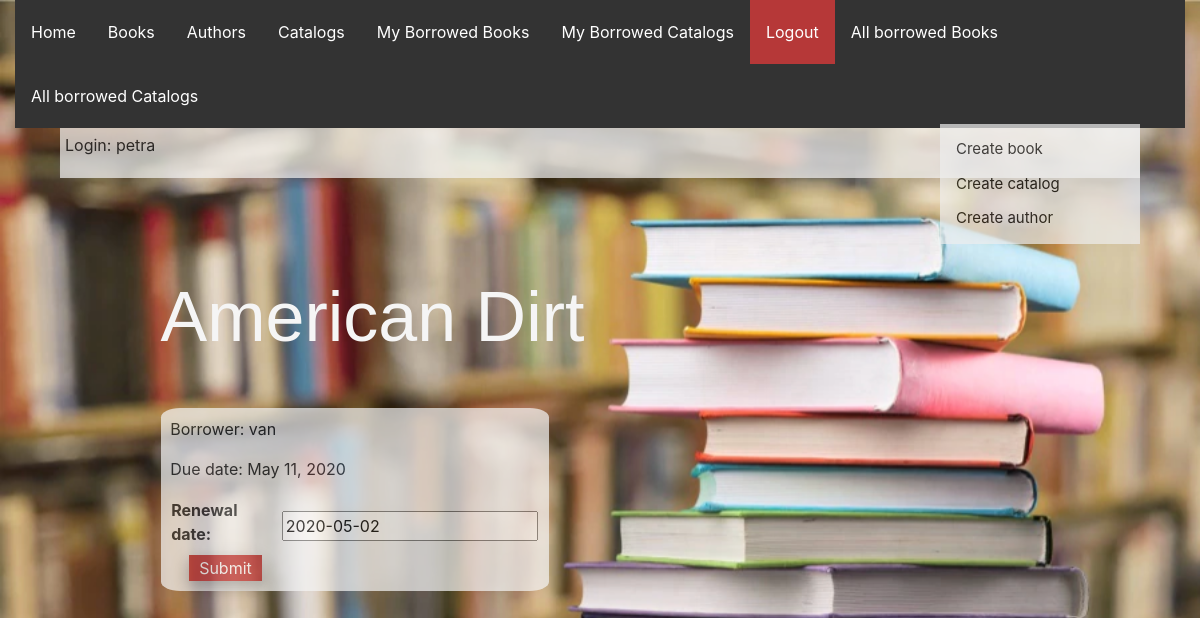
The app's page /library/book/ca6539a6-c678-4459-aa20-46babc395404/renew/ (signed in) with its own data.
### library_app/models.py (models this page shows, shortened)
class BookInstance(models.Model):
    id = models.UUIDField(primary_key=True, default=uuid.uuid4,
                          help_text="Unique ID for book")
    book = models.ForeignKey('Book', on_delete=models.SET_NULL, null=True)
    imprint = models.CharField(max_length=200)
    due_back = models.DateField(null=True, blank=True)
    borrower = models.ForeignKey(User, on_delete=models.SET_NULL, null=True, blank=True)
    @property
    def is_overdue(self):
        if self.due_back and date.today() > self.due_back:
            return True
        return False
    LOAN_STATUS = (
        ('d', 'Maintenance'),
        ('o', 'On loan'),
        ('a', 'Available'),
        ('r', 'Reserved'),
    )
    status = models.CharField(
        max_length=1,
        choices=LOAN_STATUS,
        blank=True,
        default='d',
        help_text='Book availability')
    class Meta:
        ordering = ['due_back']
        permissions = (("can_mark_returned", "Set book as returned"),)

class Book(models.Model):
    title = models.CharField(max_length=200)
    author = models.ForeignKey('Author', on_delete=models.SET_NULL, null=True)
    summary = models.TextField(max_length=1000, help_text="Description of the book")
    isbn = models.CharField('ISBN', max_length=13,
                            help_text='13 Character <a href="https://www.isbn-international.org/content/what-isbn'
                                      '">ISBN number</a>')
    genre = models.ManyToManyField(Genre, help_text="Genre for this book")
    language = models.ForeignKey('Language', on_delete=models.SET_NULL, null=True)
    def display_genre(self):
        return ', '.join([genre.name for genre in self.genre.all()[:3]])
    display_genre.short_description = 'Genre'

### library_app/views.py (the view)
# urls.py: path('book/<uuid:pk>/renew/', views.renew_book_librarian, name='renew-book-librarian'),
@permission_required('library.can_mark_returned')
def renew_book_librarian(request, pk):
    book_instance = get_object_or_404(BookInstance, pk=pk)
    if request.method == 'POST':
        form = RenewBookForm(request.POST)
        if form.is_valid():
            book_instance.due_back = form.cleaned_data['renewal_date']
            book_instance.save()
            return HttpResponseRedirect(reverse('all-borrowed-books'))
    else:
        proposed_renewal_date = datetime.date.today() + datetime.timedelta(days=30)
        form = RenewBookForm(initial={'renewal_date': proposed_renewal_date})
    context = {
        'form': form,
        'book_instance': book_instance,
    }
    return render(request, 'library_app/book_renew_librarian.html', context)

### library_app/forms.py (shortened to what this page needs)
class RenewBookForm(forms.Form):
    renewal_date = forms.DateField()

### library_app/templates/library_app/book_renew_librarian.html (shortened to what this page needs)
{% extends "base.html" %}
{% block content %}
    <h1>{{book_instance.book.title}}</h1>
    <div class = "container">
    <p>Borrower: {{book_instance.borrower}}</p>
    <p{% if book_instance.is_overdue %} class="text-danger"{% endif %}>Due date: {{book_instance.due_back}}</p>
    <form action="" method="post">
        <table>
        {{ form.as_table }}
        </table>
        <input type="submit" value="Submit" />
    </form>
    </div>
{% endblock %}

### library_app/templates/base.html (shortened to what this page needs)
<!DOCTYPE html>
<html lang="en">
<head>
  <link rel="stylesheet" href="https://stackpath.bootstrapcdn.com/bootstrap/4.1.3/css/bootstrap.min.css">
  {% load static %}
  <link rel="stylesheet" href="{% static 'css/styles.css' %}">
</head>
<body>
  <div class="container-fluid">
    <div class="row">
      <div class="col-sm-12">
      {% block navbar %}
        <ul class="nav">
          <li><a href="{% url 'index' %}">Home</a></li>
          <li><a href="{% url 'books' %}">Books</a></li>
          <li><a href="{% url 'authors' %}">Authors</a></li>
          <li><a href="{% url 'catalogs' %}">Catalogs</a></li>
          {% if user.is_authenticated %}
     <li><a href="{% url 'my-borrowed-books'%}">My Borrowed Books</a></li>
     <li><a href="{% url 'my-borrowed-catalogs'%}">My Borrowed Catalogs</a></li>
     <div class = "logout">
     <li><a href="{% url 'logout'%}?next={{request.path}}">Logout</a></li>
     </div>
   {% else %}
   <div class = "login">
     <li><a href="{% url 'login'%}?next={{request.path}}">Login</a></li>
   </div>
   {% endif %}
   {% if user.is_staff %}
   {% if perms.library.can_mark_returned %}
   <li><a href="{% url 'all-borrowed-books' %}">All borrowed Books</a></li>
   <li><a href="{% url 'all-borrowed-catalogs' %}">All borrowed Catalogs</a></li>
   {% endif %}
   </ul>
    {% endif %}
     {% endblock %}
      </div>
    </div>
  </div>
<div class="container-2">
<p>Login: {{ user.get_username }}</p>
</div>
{% block sidenavr %}
<div class="sidenav">
  <a href="{% url 'book_create' %}">Create book</a>
  <a href="{% url 'catalog_create' %}">Create catalog</a>
  <a href="{% url 'author_create' %}">Create author</a>
</div>
 {% endblock %}
  <div class="col-sm-10 ">{% block content %}{% endblock %}
  </div>
</body>
</html>

### library_app/static/css/styles.css (style rules this page uses)
body { background: url(../images/background.png); background-size: cover; background-repeat: no-repeat; height: 300px; position: relative; }
ul { list-style-type: none; margin: 0; padding: 0; overflow: hidden; background-color: #333; }
li { float: right; }
li a { display: block; color: white; text-align: center; padding: 20px 16px; text-decoration: none; }
a { text-decoration: none; color: red; }
input[type=submit] { background-color: rgb(194, 52, 52); width: 20%; border: none; color: white; text-align: center; text-decoration: none; display: inline-block; font-size: 16px; margin-left: 5%; cursor: pointer; box-shadow: 0 8px 16px 0 rgba(0,0,0,0.2), 0 6px 20px 0 rgba(0,0,0,0.19); }
h1 { color: whitesmoke; margin-left: 15%; margin-top: 10%; font-family: 'Gill Sans', 'Gill Sans MT', Calibri, 'Trebuchet MS', sans-serif; font-size: 70px; }
.container { background-color: whitesmoke; border-radius: 5%; padding: 1%; opacity: 70%; width: 40%; margin-left: 15%; margin-top: 5%; }
.container-2 { background-color: whitesmoke; opacity: 70%; margin-left: 5%; width: 90%; padding: 5px; }
.sidenav { width: 200px; position: fixed; z-index: 1; top: 15.5%; right: 5%; background: #eee; opacity: 70%; overflow-x: hidden; padding: 8px 0; }
.sidenav a { padding: 6px 8px 6px 16px; text-decoration: none; font-size: 15px; color: black; display: block; }
.logout { background-color: rgb(182, 56, 56); }

### records on screen
BookInstance: book "American Dirt", borrower "van", due_back "May 11, 2020"

### other values on screen
{{ user.get_username }} "petra"
